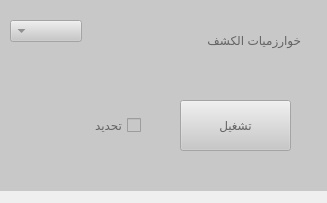
    <widget class="QWidget" name="page_3">
     <property name="geometry">
      <rect>
       <x>0</x>
       <y>0</y>
       <width>327</width>
       <height>203</height>
      </rect>
     </property>
     <attribute name="label">
      <string>كشف الحركة</string>
     </attribute>
     <widget class="QWidget" name="widget_12" native="true">
      <property name="enabled">
       <bool>false</bool>
      </property>
      <property name="geometry">
       <rect>
        <x>0</x>
        <y>0</y>
        <width>331</width>
        <height>191</height>
       </rect>
      </property>
      <property name="palette">
       <palette>
        <active>
         <colorrole role="WindowText">
          <brush brushstyle="SolidPattern">
           <color alpha="255">
            <red>0</red>
            <green>0</green>
            <blue>0</blue>
           </color>
          </brush>
         </colorrole>
         <colorrole role="Button">
          <brush brushstyle="SolidPattern">
           <color alpha="255">
            <red>200</red>
            <green>200</green>
            <blue>200</blue>
           </color>
          </brush>
         </colorrole>
         <colorrole role="Light">
          <brush brushstyle="SolidPattern">
           <color alpha="255">
            <red>255</red>
            <green>255</green>
            <blue>255</blue>
           </color>
          </brush>
         </colorrole>
         <colorrole role="Midlight">
          <brush brushstyle="SolidPattern">
           <color alpha="255">
            <red>227</red>
            <green>227</green>
            <blue>227</blue>
           </color>
          </brush>
         </colorrole>
         <colorrole role="Dark">
          <brush brushstyle="SolidPattern">
           <color alpha="255">
            <red>100</red>
            <green>100</green>
            <blue>100</blue>
           </color>
          </brush>
         </colorrole>
         <colorrole role="Mid">
          <brush brushstyle="SolidPattern">
           <color alpha="255">
            <red>133</red>
            <green>133</green>
            <blue>133</blue>
           </color>
          </brush>
         </colorrole>
         <colorrole role="Text">
          <brush brushstyle="SolidPattern">
           <color alpha="255">
            <red>0</red>
            <green>0</green>
            <blue>0</blue>
           </color>
          </brush>
         </colorrole>
         <colorrole role="BrightText">
          <brush brushstyle="SolidPattern">
           <color alpha="255">
            <red>255</red>
            <green>255</green>
            <blue>255</blue>
           </color>
          </brush>
         </colorrole>
         <colorrole role="ButtonText">
          <brush brushstyle="SolidPattern">
           <color alpha="255">
            <red>0</red>
            <green>0</green>
            <blue>0</blue>
           </color>
          </brush>
         </colorrole>
         <colorrole role="Base">
          <brush brushstyle="SolidPattern">
           <color alpha="255">
            <red>255</red>
            <green>255</green>
            <blue>255</blue>
           </color>
          </brush>
         </colorrole>
         <colorrole role="Window">
          <brush brushstyle="SolidPattern">
           <color alpha="255">
            <red>200</red>
            <green>200</green>
            <blue>200</blue>
           </color>
          </brush>
         </colorrole>
         <colorrole role="Shadow">
          <brush brushstyle="SolidPattern">
           <color alpha="255">
            <red>0</red>
            <green>0</green>
            <blue>0</blue>
           </color>
          </brush>
         </colorrole>
         <colorrole role="AlternateBase">
          <brush brushstyle="SolidPattern">
           <color alpha="255">
            <red>227</red>
            <green>227</green>
            <blue>227</blue>
           </color>
          </brush>
         </colorrole>
         <colorrole role="ToolTipBase">
          <brush brushstyle="SolidPattern">
           <color alpha="255">
            <red>255</red>
            <green>255</green>
            <blue>220</blue>
           </color>
          </brush>
         </colorrole>
         <colorrole role="ToolTipText">
          <brush brushstyle="SolidPattern">
           <color alpha="255">
            <red>0</red>
            <green>0</green>
            <blue>0</blue>
           </color>
          </brush>
         </colorrole>
        </active>
        <inactive>
         <colorrole role="WindowText">
          <brush brushstyle="SolidPattern">
           <color alpha="255">
            <red>0</red>
            <green>0</green>
            <blue>0</blue>
           </color>
          </brush>
         </colorrole>
         <colorrole role="Button">
          <brush brushstyle="SolidPattern">
           <color alpha="255">
            <red>200</red>
            <green>200</green>
            <blue>200</blue>
           </color>
          </brush>
         </colorrole>
         <colorrole role="Light">
          <brush brushstyle="SolidPattern">
           <color alpha="255">
            <red>255</red>
            <green>255</green>
            <blue>255</blue>
           </color>
          </brush>
         </colorrole>
         <colorrole role="Midlight">
          <brush brushstyle="SolidPattern">
           <color alpha="255">
            <red>227</red>
            <green>227</green>
            <blue>227</blue>
           </color>
          </brush>
         </colorrole>
         <colorrole role="Dark">
          <brush brushstyle="SolidPattern">
           <color alpha="255">
            <red>100</red>
            <green>100</green>
            <blue>100</blue>
           </color>
          </brush>
         </colorrole>
         <colorrole role="Mid">
          <brush brushstyle="SolidPattern">
           <color alpha="255">
            <red>133</red>
            <green>133</green>
            <blue>133</blue>
           </color>
          </brush>
         </colorrole>
         <colorrole role="Text">
          <brush brushstyle="SolidPattern">
           <color alpha="255">
            <red>0</red>
            <green>0</green>
            <blue>0</blue>
           </color>
          </brush>
         </colorrole>
         <colorrole role="BrightText">
          <brush brushstyle="SolidPattern">
           <color alpha="255">
            <red>255</red>
            <green>255</green>
            <blue>255</blue>
           </color>
          </brush>
         </colorrole>
         <colorrole role="ButtonText">
          <brush brushstyle="SolidPattern">
           <color alpha="255">
            <red>0</red>
            <green>0</green>
            <blue>0</blue>
           </color>
          </brush>
         </colorrole>
         <colorrole role="Base">
          <brush brushstyle="SolidPattern">
           <color alpha="255">
            <red>255</red>
            <green>255</green>
            <blue>255</blue>
           </color>
          </brush>
         </colorrole>
         <colorrole role="Window">
          <brush brushstyle="SolidPattern">
           <color alpha="255">
            <red>200</red>
            <green>200</green>
            <blue>200</blue>
           </color>
          </brush>
         </colorrole>
         <colorrole role="Shadow">
          <brush brushstyle="SolidPattern">
           <color alpha="255">
            <red>0</red>
            <green>0</green>
            <blue>0</blue>
           </color>
          </brush>
         </colorrole>
         <colorrole role="AlternateBase">
          <brush brushstyle="SolidPattern">
           <color alpha="255">
            <red>227</red>
            <green>227</green>
            <blue>227</blue>
           </color>
          </brush>
         </colorrole>
         <colorrole role="ToolTipBase">
          <brush brushstyle="SolidPattern">
           <color alpha="255">
            <red>255</red>
            <green>255</green>
            <blue>220</blue>
           </color>
          </brush>
         </colorrole>
         <colorrole role="ToolTipText">
          <brush brushstyle="SolidPattern">
           <color alpha="255">
            <red>0</red>
            <green>0</green>
            <blue>0</blue>
           </color>
          </brush>
         </colorrole>
        </inactive>
        <disabled>
         <colorrole role="WindowText">
          <brush brushstyle="SolidPattern">
           <color alpha="255">
            <red>100</red>
            <green>100</green>
            <blue>100</blue>
           </color>
          </brush>
         </colorrole>
         <colorrole role="Button">
          <brush brushstyle="SolidPattern">
           <color alpha="255">
            <red>200</red>
            <green>200</green>
            <blue>200</blue>
           </color>
          </brush>
         </colorrole>
         <colorrole role="Light">
          <brush brushstyle="SolidPattern">
           <color alpha="255">
            <red>255</red>
            <green>255</green>
            <blue>255</blue>
           </color>
          </brush>
         </colorrole>
         <colorrole role="Midlight">
          <brush brushstyle="SolidPattern">
           <color alpha="255">
            <red>227</red>
            <green>227</green>
            <blue>227</blue>
           </color>
          </brush>
         </colorrole>
         <colorrole role="Dark">
          <brush brushstyle="SolidPattern">
           <color alpha="255">
            <red>100</red>
            <green>100</green>
            <blue>100</blue>
           </color>
          </brush>
         </colorrole>
         <colorrole role="Mid">
          <brush brushstyle="SolidPattern">
           <color alpha="255">
            <red>133</red>
            <green>133</green>
            <blue>133</blue>
           </color>
          </brush>
         </colorrole>
         <colorrole role="Text">
          <brush brushstyle="SolidPattern">
           <color alpha="255">
            <red>100</red>
            <green>100</green>
            <blue>100</blue>
           </color>
          </brush>
         </colorrole>
         <colorrole role="BrightText">
          <brush brushstyle="SolidPattern">
           <color alpha="255">
            <red>255</red>
            <green>255</green>
            <blue>255</blue>
           </color>
          </brush>
         </colorrole>
         <colorrole role="ButtonText">
          <brush brushstyle="SolidPattern">
           <color alpha="255">
            <red>100</red>
            <green>100</green>
            <blue>100</blue>
           </color>
          </brush>
         </colorrole>
         <colorrole role="Base">
          <brush brushstyle="SolidPattern">
           <color alpha="255">
            <red>200</red>
            <green>200</green>
            <blue>200</blue>
           </color>
          </brush>
         </colorrole>
         <colorrole role="Window">
          <brush brushstyle="SolidPattern">
           <color alpha="255">
            <red>200</red>
            <green>200</green>
            <blue>200</blue>
           </color>
          </brush>
         </colorrole>
         <colorrole role="Shadow">
          <brush brushstyle="SolidPattern">
           <color alpha="255">
            <red>0</red>
            <green>0</green>
            <blue>0</blue>
           </color>
          </brush>
         </colorrole>
         <colorrole role="AlternateBase">
          <brush brushstyle="SolidPattern">
           <color alpha="255">
            <red>200</red>
            <green>200</green>
            <blue>200</blue>
           </color>
          </brush>
         </colorrole>
         <colorrole role="ToolTipBase">
          <brush brushstyle="SolidPattern">
           <color alpha="255">
            <red>255</red>
            <green>255</green>
            <blue>220</blue>
           </color>
          </brush>
         </colorrole>
         <colorrole role="ToolTipText">
          <brush brushstyle="SolidPattern">
           <color alpha="255">
            <red>0</red>
            <green>0</green>
            <blue>0</blue>
           </color>
          </brush>
         </colorrole>
        </disabled>
       </palette>
      </property>
      <property name="autoFillBackground">
       <bool>true</bool>
      </property>
      <widget class="QPushButton" name="Motion">
       <property name="geometry">
        <rect>
         <x>180</x>
         <y>100</y>
         <width>111</width>
         <height>51</height>
        </rect>
       </property>
       <property name="text">
        <string>تشغيل</string>
       </property>
      </widget>
      <widget class="QLabel" name="Motion_Label">
       <property name="geometry">
        <rect>
         <x>170</x>
         <y>20</y>
         <width>131</width>
         <height>41</height>
        </rect>
       </property>
       <property name="text">
        <string>خوارزميات الكشف</string>
       </property>
      </widget>
      <widget class="QComboBox" name="Motion_Box">
       <property name="geometry">
        <rect>
         <x>10</x>
         <y>20</y>
         <width>80</width>
         <height>41</height>
        </rect>
       </property>
       <property name="sizePolicy">
        <sizepolicy hsizetype="Fixed" vsizetype="Fixed">
         <horstretch>0</horstretch>
         <verstretch>0</verstretch>
        </sizepolicy>
       </property>
       <property name="layoutDirection">
        <enum>Qt::RightToLeft</enum>
       </property>
       <property name="maxVisibleItems">
        <number>20</number>
       </property>
       <property name="maxCount">
        <number>20</number>
       </property>
       <property name="sizeAdjustPolicy">
        <enum>QComboBox::AdjustToContents</enum>
       </property>
      </widget>
      <widget class="QCheckBox" name="track_blob">
       <property name="geometry">
        <rect>
         <x>20</x>
         <y>110</y>
         <width>121</width>
         <height>31</height>
        </rect>
       </property>
       <property name="sizePolicy">
        <sizepolicy hsizetype="Expanding" vsizetype="Fixed">
         <horstretch>0</horstretch>
         <verstretch>0</verstretch>
        </sizepolicy>
       </property>
       <property name="maximumSize">
        <size>
         <width>16777215</width>
         <height>16777213</height>
        </size>
       </property>
       <property name="focusPolicy">
        <enum>Qt::WheelFocus</enum>
       </property>
       <property name="layoutDirection">
        <enum>Qt::RightToLeft</enum>
       </property>
       <property name="text">
        <string>تحديد</string>
       </property>
       <property name="autoRepeatDelay">
        <number>298</number>
       </property>
      </widget>
     </widget>
    </widget>
